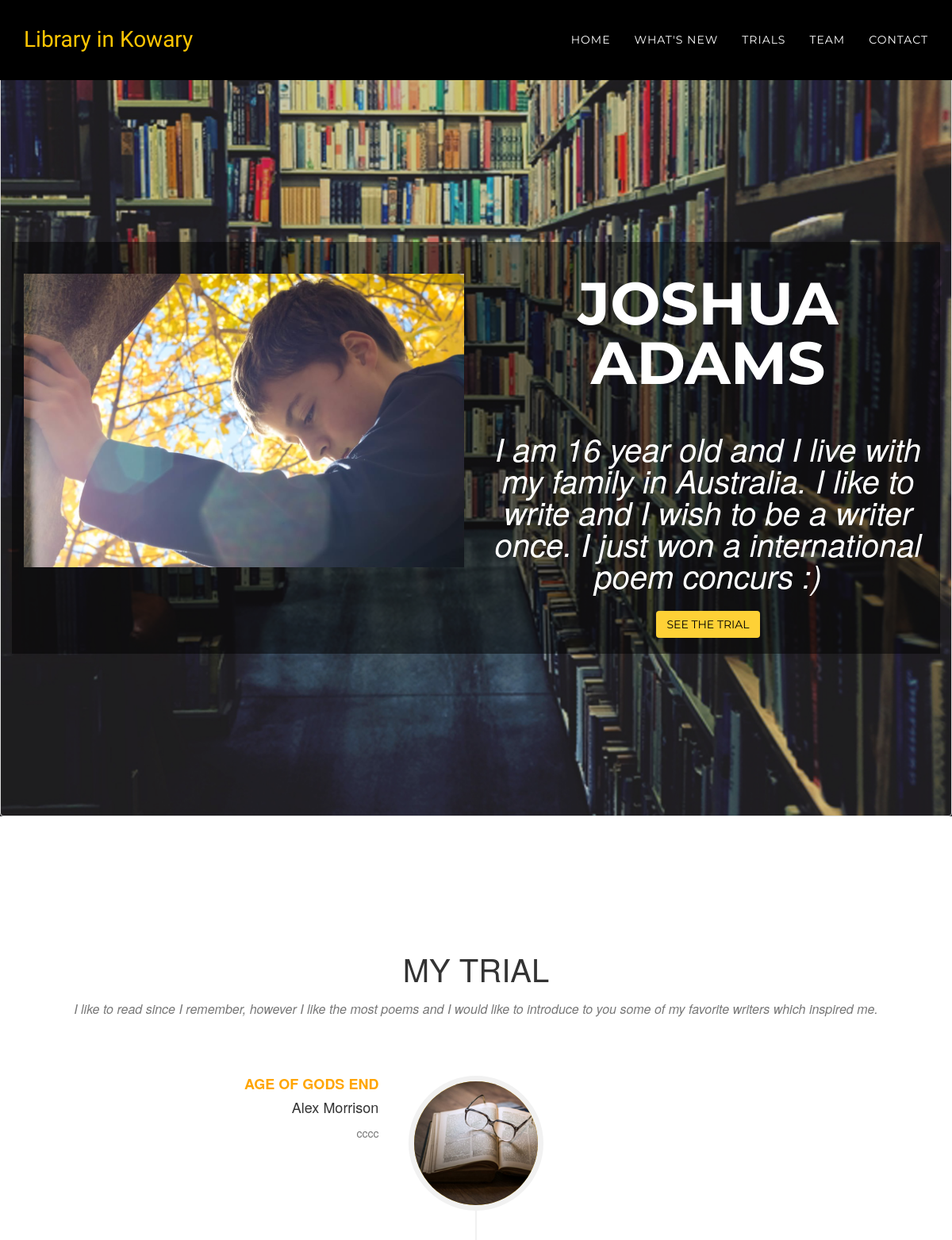
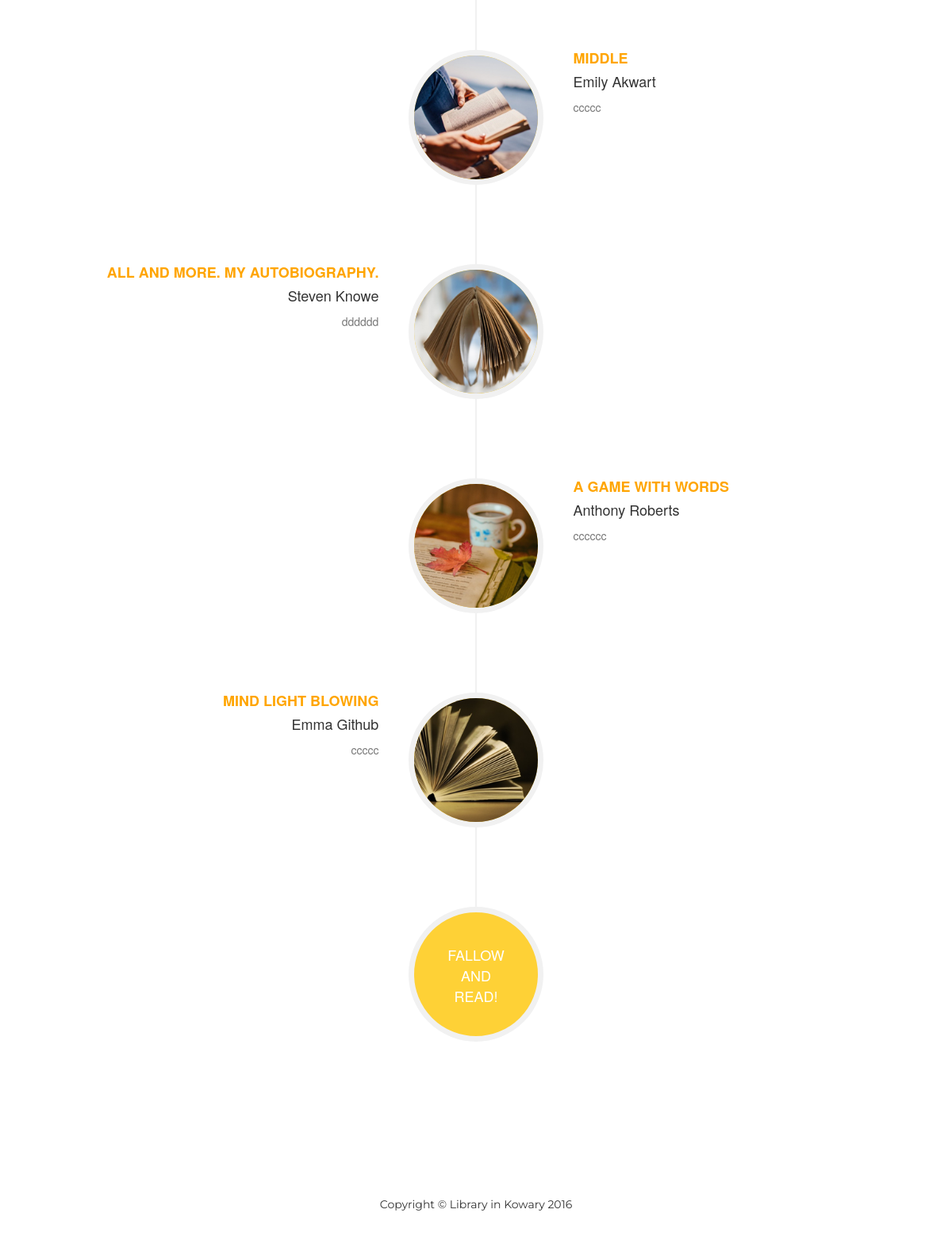
Screenshot of /view/19 with the database file from the repository (2 pictures, top to bottom).
### tables this page shows
CREATE TABLE books
                  (id INTEGER PRIMARY KEY, p_name text, p_surname text, p_desc text, p_img text, path_status text, path_desc text, b1_title text, b1_author text, b1_img text, b1_desc text, b2_title text, b2_author text, b2_img text, b2_desc text, b3_title text, b3_author text, b3_img text, b3_desc text, b4_title text, b4_author text, b4_img text, b4_desc text, b5_title text, b5_author text, b5_img text, b5_desc text, ip text);

### insert2.py (the view)
@app.route('/view/<int:id>',methods=['GET','POST'])
def view(id):
    sql2 = ('SELECT * FROM books WHERE id = ?')
    connection = sqlite3.connect("books.db")
    connection.row_factory = sqlite3.Row
    chosen_path = connection.cursor().execute(sql2,[id]).fetchall()
    return render_template("view.html", chosen_path=chosen_path)
    connection.close()

### templates/view.html (shortened to what this page needs)
<!DOCTYPE html>
<html lang="en">
<head>
	<link rel="stylesheet" type="text/css" href="{{ url_for('static', filename='vendor/bootstrap/css/bootstrap.min.css')}}">
	<link rel="stylesheet" type="text/css" href="{{ url_for('static', filename='vendor/font-awesome/css/font-awesome.min.css')}}">
	<link rel="stylesheet" type="text/css" href="{{ url_for('static', filename='css/main.css')}}">
</head>
<body id="page-top" class="index">
    <nav id="mainNav" class="navbar navbar-custom navbar-fixed-top" style="background-color: black;">
        <div class="container">
            <div class="navbar-header page-scroll">
                <a class="navbar-brand page-scroll" href="#page-top" style="color:#fec503;">Library in Kowary</a>
            </div>
            <div class="collapse navbar-collapse" id="bs-example-navbar-collapse-1">
                <ul class="nav navbar-nav navbar-right">
					   <li>
                        <a class="page-scroll" href="/">Home</a>
                    </li>
                    <li>
                        <a class="page-scroll" href="/#new">What's new</a>
                    </li>
                    <li>
                        <a class="page-scroll" href="/#paths">Trials</a>
                    </li>
                    <li>
                        <a class="page-scroll" href="/#team">Team</a>
                    </li>
                    <li>
                        <a class="page-scroll" href="/#contact">Contact</a>
                    </li>
                </ul>
            </div>
        </div>
    </nav>
{% for row in chosen_path %}
 <header>
	<div class="thumbnail" style="background-color:rgba(0,0,0, 0.1);">
        <div class="container">
		    <div class="intro-text">
		<div class="row" class="thumbnail" style="background-color:rgba(0,0,0, 0.5); border-color:transparent";>
		<div class="col-md-6">
		 <br> <br>
		<img src="http://localhost:5000/static/uploads/{{ row['p_img'] }}" class="img-responsive">
		<br> <br>
		</div>
		<div class="col-md-6">
		<br> <br>
		    <div class="intro-heading">{{ row['p_name'] }}<br>{{ row['p_surname'] }}</div>
			 <div class="intro-lead-in" >{{ row['p_desc'] }}</div>
		 <a href="#path" class="page-scroll btn btn-xl" style="color:black">See the trial</a>
		 <br> <br>
		 </div>
		</div>
		</div>
            </div>
        </div>
    </header>
    <section id="path">
        <div class="container">
            <div class="row">
                <div class="col-lg-12 text-center">
                    <h2 class="section-heading">My trial</h2>
                    <h3 class="section-subheading text-muted">{{ row["path_desc"] }}</h3>
                </div>
            </div>
            <div class="row">
                <div class="col-lg-12">
                    <ul class="timeline">
                        <li>
                            <div class="timeline-image">
                                <img class="img-circle img-responsive" src="http://localhost:5000/static/img/view/1.jpg" alt="">
                            </div>
                            <div class="timeline-panel">
                                <div class="timeline-heading">
                                    <h4 style="color:orange"><b>{{ row["b1_title"] }}</b></h4>
                                    <h4 class="subheading">{{ row["b1_author"] }}</h4>
                                </div>
                                <div class="timeline-body">
                                    <p class="text-muted">{{ row["b1_desc"] }}</p>
                                </div>
                            </div>
                        </li>
                        <li class="timeline-inverted">
                            <div class="timeline-image">
                                <img class="img-circle img-responsive" src="http://localhost:5000/static/img/view/4.jpg" alt="">
                            </div>
                            <div class="timeline-panel">
                                <div class="timeline-heading">
                                    <h4 style="color:orange"><b>{{ row["b2_title"] }}</b></h4>
                                    <h4 class="subheading">{{ row["b2_author"] }}</h4>
                                </div>
                                <div class="timeline-body">
                                    <p class="text-muted">{{ row["b2_desc"] }}</p>
                                </div>
                            </div>
                        </li>
                        <li>
                            <div class="timeline-image">
                                <img class="img-circle img-responsive" src="http://localhost:5000/static/img/view/2.jpg" alt="">
                            </div>
                            <div class="timeline-panel">
                                <div class="timeline-heading">
                                    <h4 style="color:orange"><b>{{ row["b3_title"] }}</b></h4>
                                    <h4 class="subheading">{{ row["b3_author"] }}</h4>
                                </div>
                                <div class="timeline-body">
                                    <p class="text-muted">{{ row["b3_desc"] }}</p>
                                </div>
                            </div>
                        </li>
                        <li class="timeline-inverted">
                            <div class="timeline-image">
                                <img class="img-circle img-responsive" src="http://localhost:5000/static/img/view/5.jpg" alt="">
                            </div>
                            <div class="timeline-panel">
                                <div class="timeline-heading">
                                    <h4 style="color:orange"><b>{{ row["b4_title"] }}</b></h4>
                                    <h4 class="subheading">{{ row["b4_author"] }}</h4>
                                </div>
                                <div class="timeline-body">
                                    <p class="text-muted">{{ row["b4_desc"] }}</p>
                                </div>
                            </div>
                        </li>
						         <li>
                            <div class="timeline-image">
                                <img class="img-circle img-responsive" src="http://localhost:5000/static/img/view/3.jpg" alt="">
                            </div>
                            <div class="timeline-panel">
                                <div class="timeline-heading">
                                    <h4 style="color:orange"><b>{{ row["b5_title"] }}</b></h4>
                                    <h4 class="subheading">{{ row["b5_author"] }}</h4>
                                </div>
                                <div class="timeline-body">
                                    <p class="text-muted">{{ row["b5_desc"] }}</p>
                                </div>
                            </div>
                        </li>
                        <li class="timeline-inverted">
                            <div class="timeline-image">
                                <h4>Fallow
                                    <br>and
                                    <br>read!</h4>{%  endfor %}
           </div>
                        </li>
                    </ul>
                </div>
            </div>
        </div>
    </section>
<footer>
        <div class="container">
            <div class="row">
                <div class="col-md-4">
                </div>
                <div class="col-md-4">
                     <span class="copyright">Copyright &copy; Library in Kowary 2016</span>
                </div>
                <div class="col-md-4">
                </div>
            </div>
        </div>
    </footer>
	<link rel="stylesheet" type="text/css" href="{{ url_for('static', filename='vendor/bootstrap/css/bootstrap.min.css')}}">
</body>
</html>

### rows the page displays
books: p_img (picture), p_name "JOSHUA", p_surname "ADAMS", p_desc "I am 16 year old and I live with my family in Australia. I like to write and I wish to be a writer once. I just won a international poem concurs :)", path_desc "I like to read since I remember, however I like the most poems and I would like to introduce to you some of my favorite writers which inspired me.", b1_title "AGE OF GODS END", b1_author "Alex Morrison", b1_desc "cccc", b2_title "MIDDLE", b2_author "Emily Akwart", b2_desc "ccccc", b3_title "ALL AND MORE. MY AUTOBIOGRAPHY.", b3_author "Steven Knowe", b3_desc "dddddd", b4_title "A GAME WITH WORDS", b4_author "Anthony Roberts", b4_desc "cccccc", b5_title "MIND LIGHT BLOWING", b5_author "Emma Github", b5_desc "ccccc"
